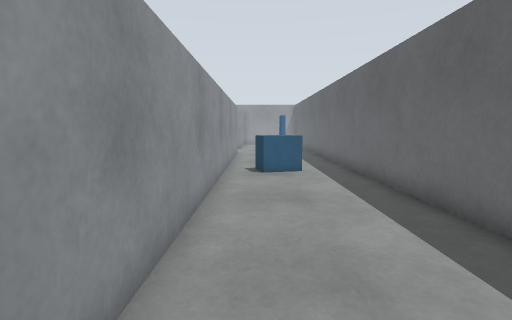
view 1 (above)

24 first-person views from a walk through a robot-simulator world made for Gazebo. The camera is 0.85 m above the floor, tilts 6° down and sees 80° across. The floor is counted in squares, 0.5 m on a side. Each view is taken from the middle of a square. On the plan, view 1 faces up. The plan holds only what a view shows up to about 16 squares ahead; the rest is blank.

view 2
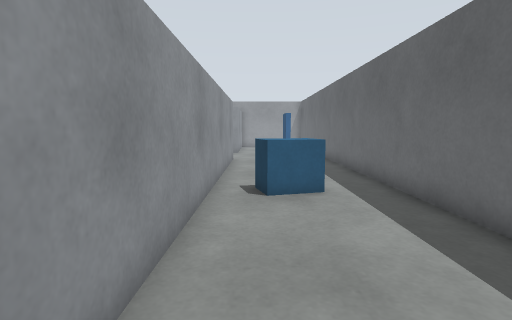

view 3
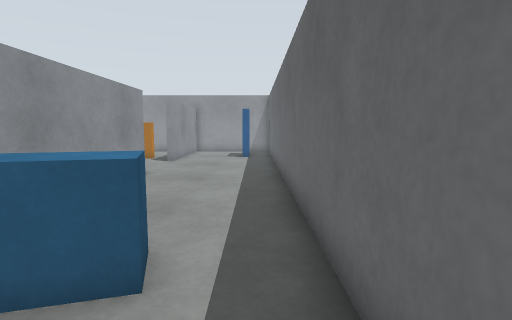

view 4
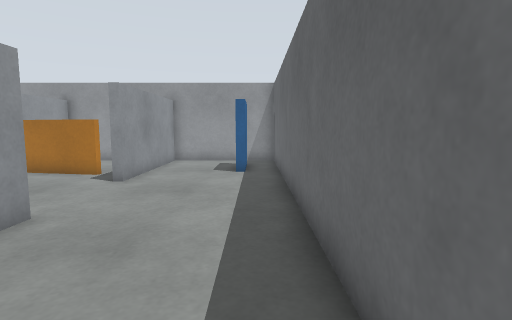

view 5
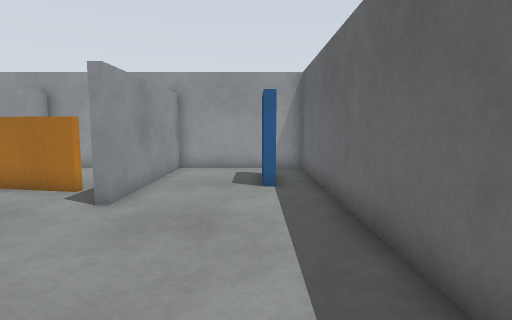

view 6
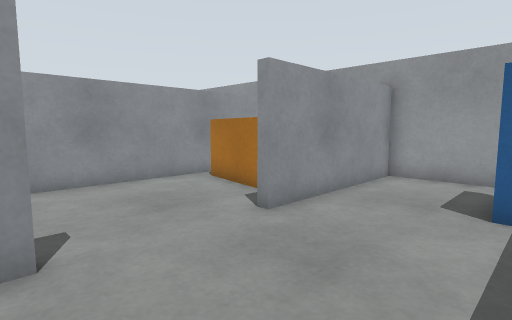

view 7
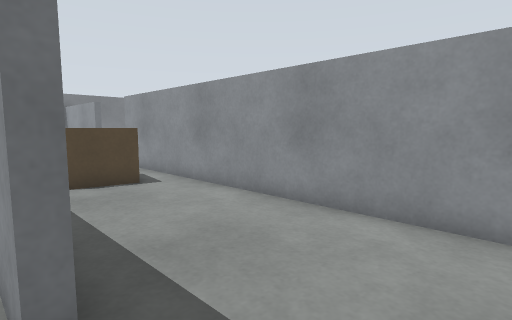

view 8
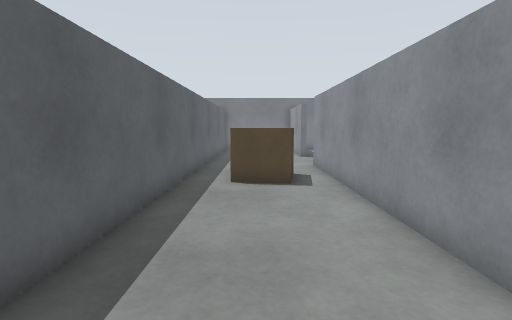

view 9
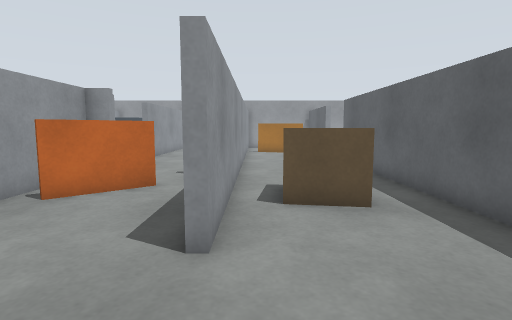

view 10
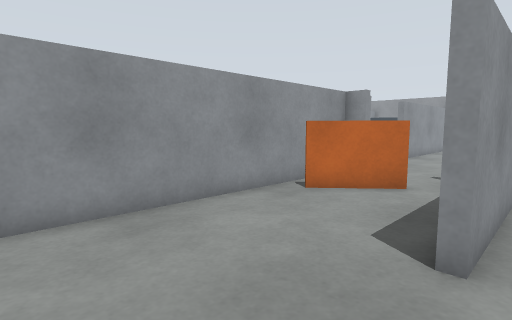

view 11
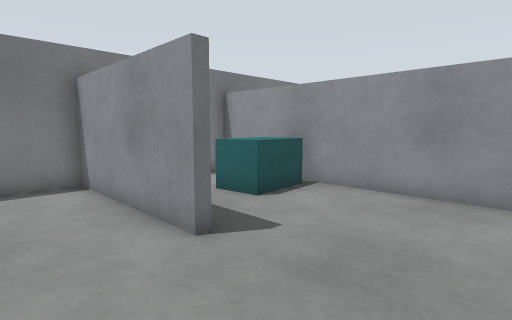

view 12
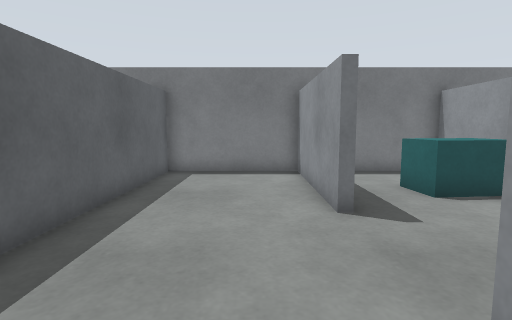

view 13
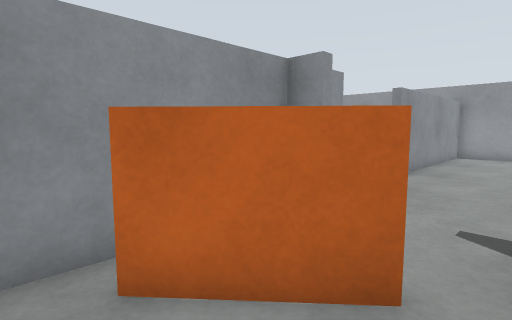

view 14
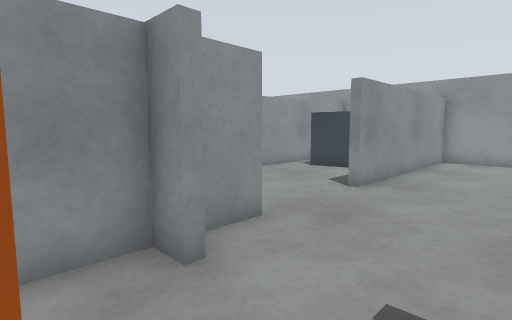

view 15
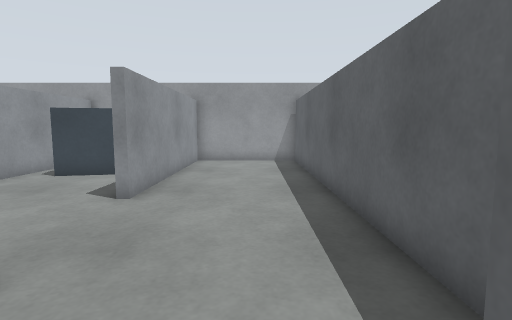

view 16
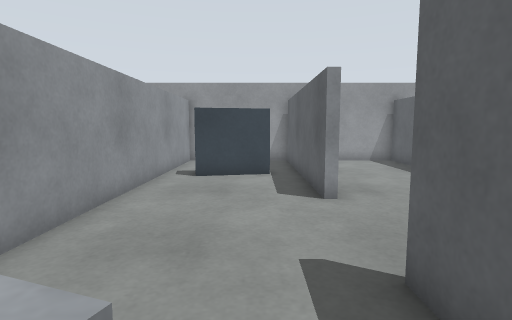

view 17
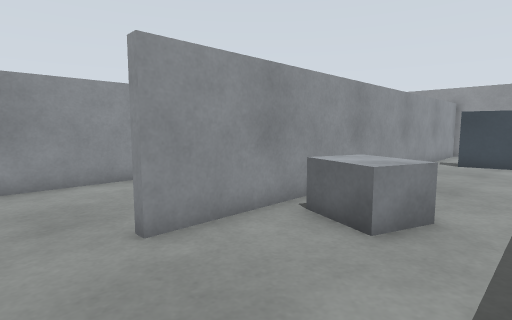

view 18
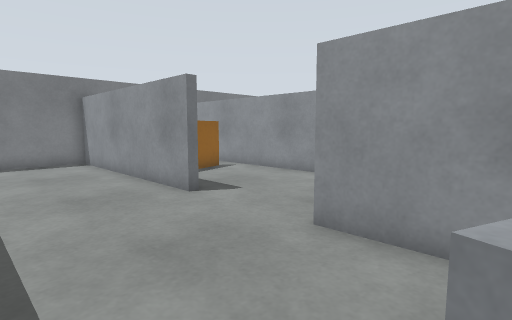

view 19
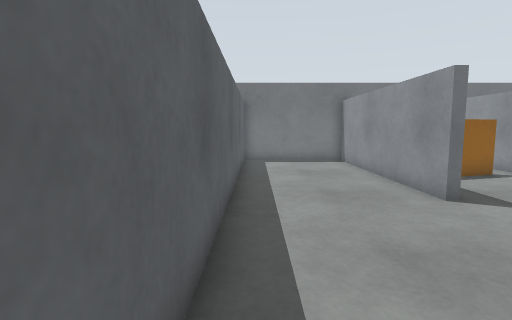

view 20
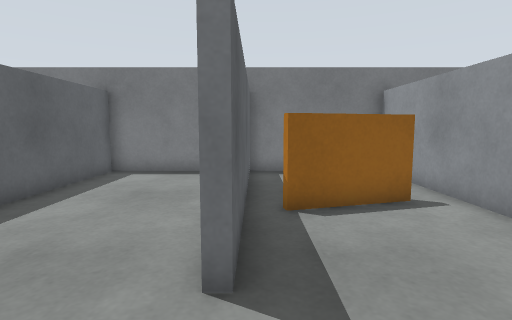

view 21
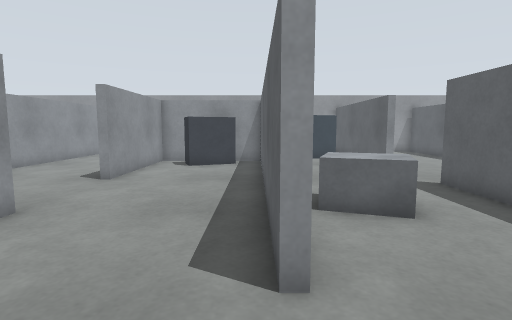

view 22
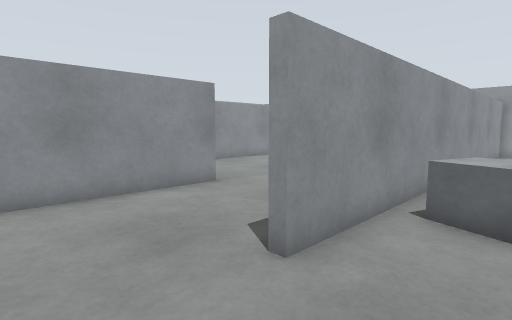

view 23
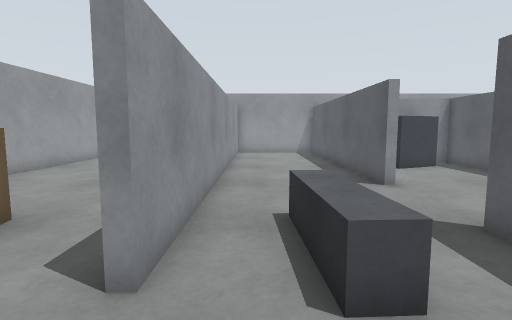

view 24
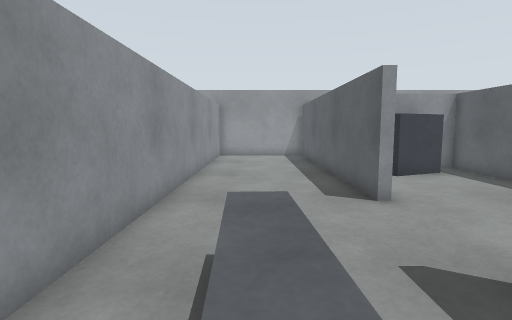

### Floor plan
Points are (right, up) in squares from view 1. A wall is a line through its corners. A room is listed if a view was taken in it or the views show most of it. See-through windows are left out.
Room 1 (views 1, 2, 3, 4, 5, 6, 7, 8, 9, 10, 11, 12, 13, 14, 15, 16, 17, 18, 19, 20, 21, 22)
walls: (-7, 17.5) (-7, 30.9) (-12, 30.9) (-12, 22.1); (-12.4, 16.4) (-12.4, 18.2); (-12, 18.2) (-12, -0.9); (-12.4, 22.1) (-12.4, 30.9) (-13.4, 30.9); (-6.6, 5.1) (-6.6, -0.9) (-1.6, -0.9) (-1.6, 20.6) (-1.2, 20.6) (-1.2, 1.4); (-17.8, 8) (-17.4, 8) (-17.4, -0.9) (-8.9, -0.9); (3.9, 4.5) (3.9, 30.9) (-1.2, 30.9) (-1.2, 24.7) (-1.6, 24.7); (-4.5, 30.9) (-6.6, 30.9) (-6.6, 9); (-12.4, -0.9) (-12.4, 14.4); (-17.4, 30.9) (-17.4, 12) (-17.8, 12)
ways out: opening at (-17.5, 10) to room 2
objects: pallet (-16, 15) to (-15, 17); blue box (-16, 26) to (-14, 26); grey box (-12, 16) to (-11, 16); cyan box (-11, 2) to (-9, 4); barrier (-11, 12) to (-9, 14); grey box (-8, 16) to (-7, 16); fence (-6, 26) to (-3, 27); brown box (-5, 11) to (-3, 14); blue box (0, 12) to (2, 13); blue box (2, 27) to (3, 29)
Room 2 (views 23, 24)
walls: (-23.2, 14.4) (-23.2, 15); (-22.8, 15) (-22.8, -0.9) (-17.8, -0.9); (-17.8, 12) (-17.8, 24.7) (-22.8, 24.7) (-22.8, 19) (-23.2, 19) (-23.2, 28.2); (-28.2, 28.1) (-28.2, 13); (-17.8, 0.1) (-17.8, 8)
ways out: opening at (-17.5, 10) to room 1
objects: grey box (-26, 13) to (-25, 16); fence (-22, 4) to (-19, 5); dark grey box (-21, 23) to (-19, 24)

Positions as (right, up) in squares from view 1, and headings:
1: (0, 0), facing up
2: (0, 4), facing up
3: (3, 9), facing up
4: (3, 15), facing up
5: (2, 18), facing up
6: (3, 20), facing up-left
7: (-1, 23), facing down-left
8: (-4, 23), facing down
9: (-6, 5), facing up
10: (-6, 5), facing up-left
11: (-4, 9), facing down-left
12: (-5, 11), facing down
13: (-8, 11), facing up-left
14: (-8, 14), facing up-left
15: (-9, 15), facing up
16: (-14, 15), facing up
17: (-13, 10), facing up-left
18: (-13, 15), facing down-left
19: (-13, 15), facing down
20: (-18, 11), facing down
21: (-18, 9), facing up
22: (-15, 9), facing up-left
23: (-27, 10), facing up
24: (-26, 12), facing up
